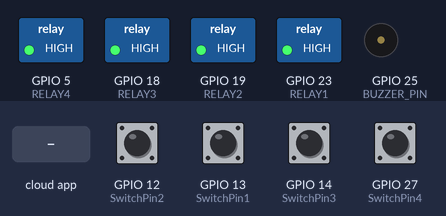
Bench run of a sketch on a simulated ESP32. Shown: switched loads named in the sketch (green lamp = pin HIGH), buzzer (waves = sounding, pin HIGH). The test bench sets the inputs (shaded band); at power-on: GPIO 12 (SwitchPin2), GPIO 13 (SwitchPin1), GPIO 14 (SwitchPin3), GPIO 27 (SwitchPin4) HIGH. WiFi joins after 1.5 s; servers stay silent unless stated; the Firebase database answers and starts empty; what the sketch prints to the serial monitor is not drawn.

Above: at 2.7 s.
2.8 s: the phone or cloud app sets relay1 to 1
At 3.4 s:
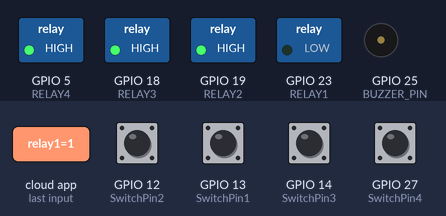
4.6 s: the phone or cloud app sets relay2 to 1
At 6.0 s:
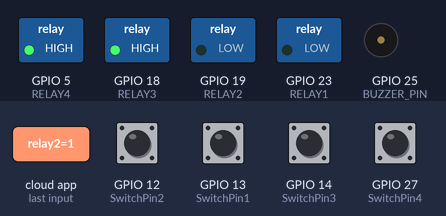
6.3 s: the phone or cloud app sets relay3 to 1
At 7.5 s:
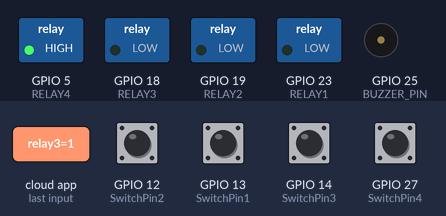
8.0 s: the phone or cloud app sets relay4 to 1
At 9.0 s:
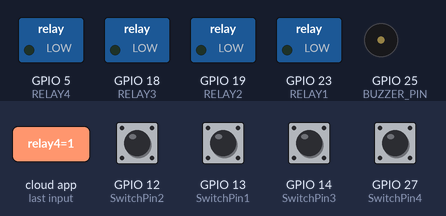
9.6 s: the phone or cloud app sets relay1 to 0
At 10.3 s:
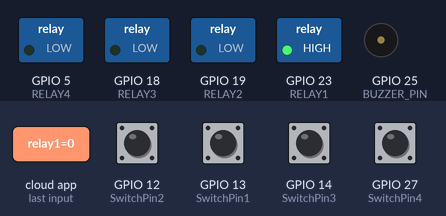
11.5 s: the phone or cloud app sets relay2 to 0
At 13.0 s:
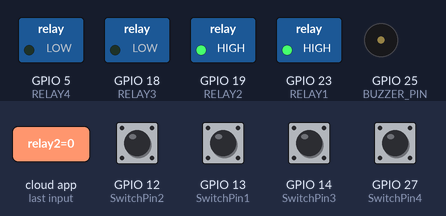
Timing chart, 0 to 14.1 s (numbered marks = the images above; inputs shaded):
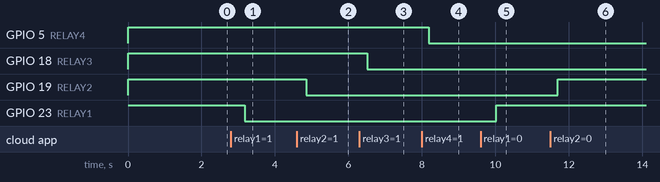

The sketch:

homeautomation.ino
```cpp
#include <WiFi.h>
#include <Firebase_ESP_Client.h>
#include <AceButton.h>
using namespace ace_button;

// ---------------- USER SETTINGS ----------------
// 1. Wi-Fi Credentials
const char* ssid = "";      // Enter WiFi Name
const char* password = "";  // Enter WiFi Password

// 2. Firebase Credentials
#define API_KEY ""
#define DATABASE_URL ""
#define USER_EMAIL ""
#define USER_PASSWORD ""

// ---------------- PIN DEFINITIONS ----------------
// Relay GPIOs (Active LOW)
#define RELAY1 23
#define RELAY2 19
#define RELAY3 18
#define RELAY4 5

// Physical Button GPIOs
#define SwitchPin1 13
#define SwitchPin2 12
#define SwitchPin3 14
#define SwitchPin4 27

// Security GPIOs (NEW!)
#define PIR_PIN 26     // Connect PIR Sensor Output here
#define BUZZER_PIN 25  // Connect Buzzer Positive (+) here

// ---------------- GLOBALS ----------------
FirebaseData fbdo;
FirebaseAuth auth;
FirebaseConfig config;

// Security Variables
bool isSecurityArmed = false; // Stores if the alarm system is active
bool motionDetected = false;

// AceButtons Setup
AceButton button1(SwitchPin1);
AceButton button2(SwitchPin2);
AceButton button3(SwitchPin3);
AceButton button4(SwitchPin4);

// ---------------- BUTTON HANDLER (TOGGLE LOGIC) ----------------
void handleEvent(AceButton* button, uint8_t eventType, uint8_t /* buttonState */) {
  // Only trigger when button is released (natural switch feel)
  if (eventType != AceButton::kEventReleased) return;

  int id = button->getPin();
  bool currentState;

  // Toggle Logic: Read current state -> Flip it -> Update Cloud
  switch (id) {
    case SwitchPin1:
      currentState = digitalRead(RELAY1) == LOW; // True if ON
      digitalWrite(RELAY1, currentState ? HIGH : LOW);
      Firebase.RTDB.setBool(&fbdo, "/relay1", !currentState);
      break;
    case SwitchPin2:
      currentState = digitalRead(RELAY2) == LOW;
      digitalWrite(RELAY2, currentState ? HIGH : LOW);
      Firebase.RTDB.setBool(&fbdo, "/relay2", !currentState);
      break;
    case SwitchPin3:
      currentState = digitalRead(RELAY3) == LOW;
      digitalWrite(RELAY3, currentState ? HIGH : LOW);
      Firebase.RTDB.setBool(&fbdo, "/relay3", !currentState);
      break;
    case SwitchPin4:
      currentState = digitalRead(RELAY4) == LOW;
      digitalWrite(RELAY4, currentState ? HIGH : LOW);
      Firebase.RTDB.setBool(&fbdo, "/relay4", !currentState);
      break;
  }
}

void setup() {
  Serial.begin(115200);

  // 1. Setup Relay Pins
  pinMode(RELAY1, OUTPUT); pinMode(RELAY2, OUTPUT);
  pinMode(RELAY3, OUTPUT); pinMode(RELAY4, OUTPUT);
  // Turn all OFF initially (Active LOW, so HIGH is OFF)
  digitalWrite(RELAY1, HIGH); digitalWrite(RELAY2, HIGH);
  digitalWrite(RELAY3, HIGH); digitalWrite(RELAY4, HIGH);

  // 2. Setup Security Pins (NEW)
  pinMode(PIR_PIN, INPUT);
  pinMode(BUZZER_PIN, OUTPUT);
  digitalWrite(BUZZER_PIN, LOW); // Buzzer OFF initially

  // 3. Setup Button Pins
  pinMode(SwitchPin1, INPUT_PULLUP); pinMode(SwitchPin2, INPUT_PULLUP);
  pinMode(SwitchPin3, INPUT_PULLUP); pinMode(SwitchPin4, INPUT_PULLUP);

  // 4. Configure AceButtons
  ButtonConfig* config1 = button1.getButtonConfig(); config1->setEventHandler(handleEvent);
  ButtonConfig* config2 = button2.getButtonConfig(); config2->setEventHandler(handleEvent);
  ButtonConfig* config3 = button3.getButtonConfig(); config3->setEventHandler(handleEvent);
  ButtonConfig* config4 = button4.getButtonConfig(); config4->setEventHandler(handleEvent);

  // 5. Connect to Wi-Fi
  WiFi.begin(ssid, password);
  Serial.print("Connecting to Wi-Fi");
  while (WiFi.status() != WL_CONNECTED) {
    Serial.print("."); delay(500);
  }
  Serial.println(" Connected!");

  // 6. Connect to Firebase
  config.api_key = API_KEY;
  auth.user.email = USER_EMAIL;
  auth.user.password = USER_PASSWORD;
  config.database_url = DATABASE_URL;
  Firebase.begin(&config, &auth);
  Firebase.reconnectWiFi(true);
}

void loop() {
  // --- PART A: CLOUD SYNC ---
  if (Firebase.ready()) {
    // 1. Sync Relays (Downlink: App -> ESP32)
    bool r1, r2, r3, r4;
    if (Firebase.RTDB.getBool(&fbdo, "/relay1")) {
      r1 = fbdo.boolData(); digitalWrite(RELAY1, r1 ? LOW : HIGH);
    }
    if (Firebase.RTDB.getBool(&fbdo, "/relay2")) {
      r2 = fbdo.boolData(); digitalWrite(RELAY2, r2 ? LOW : HIGH);
    }
    if (Firebase.RTDB.getBool(&fbdo, "/relay3")) {
      r3 = fbdo.boolData(); digitalWrite(RELAY3, r3 ? LOW : HIGH);
    }
    if (Firebase.RTDB.getBool(&fbdo, "/relay4")) {
      r4 = fbdo.boolData(); digitalWrite(RELAY4, r4 ? LOW : HIGH);
    }

    // 2. Sync Security Mode (Downlink: App -> ESP32)
    // Create a switch in your app linked to VIRTUAL PIN or Database path "/security_mode"
    if (Firebase.RTDB.getBool(&fbdo, "/security_mode")) {
       isSecurityArmed = fbdo.boolData();
    }
  }

  // --- PART B: PHYSICAL BUTTONS ---
  button1.check();
  button2.check();
  button3.check();
  button4.check();

  // --- PART C: SECURITY LOGIC (NEW) ---
  if (isSecurityArmed) {
    // Read the PIR Sensor
    int motion = digitalRead(PIR_PIN);

    if (motion == HIGH) {
      Serial.println("MOTION DETECTED! ALARM ON!");
      digitalWrite(BUZZER_PIN, HIGH); // Turn Buzzer ON

      // Optional: Send alert to Firebase (so App shows "INTRUDER")
      // Firebase.RTDB.setString(&fbdo, "/alert_status", "INTRUDER DETECTED");
    } else {
      digitalWrite(BUZZER_PIN, LOW);  // Turn Buzzer OFF
    }
  } else {
    // If not armed, ensure buzzer is OFF
    digitalWrite(BUZZER_PIN, LOW);
  }

  delay(10); // Stability delay
}
```

Measured:
- after the input at 2.8 s, GPIO 23 (RELAY1): HIGH → LOW after 0.37 s
- after the input at 4.6 s, GPIO 19 (RELAY2): HIGH → LOW after 0.25 s
- after the input at 6.3 s, GPIO 18 (RELAY3): HIGH → LOW after 0.22 s
- after the input at 8.0 s, GPIO 5 (RELAY4): HIGH → LOW after 0.19 s
- after the input at 9.6 s, GPIO 23 (RELAY1): LOW → HIGH after 0.42 s
- after the input at 11.5 s, GPIO 19 (RELAY2): LOW → HIGH after 0.19 s
